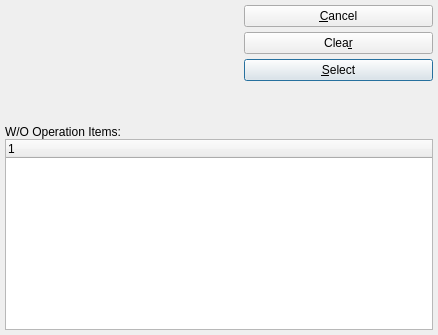
<?xml version="1.0" encoding="UTF-8"?>
<ui version="4.0">
 <comment>This file is part of the xtmfg Package for xTuple ERP,
and is Copyright (c) 1999-2017 by OpenMFG LLC, d/b/a xTuple.  It
is licensed to you under the xTuple End-User License Agreement (&quot;the
EULA&quot;), the full text of which is available at www.xtuple.com/EULA.
While the EULA gives you access to source code and encourages your
involvement in the development process, this Package is not free
software.  By using this software, you agree to be bound by the
terms of the EULA.</comment>
 <class>wooItemList</class>
 <widget class="QDialog" name="wooItemList">
  <property name="geometry">
   <rect>
    <x>0</x>
    <y>0</y>
    <width>438</width>
    <height>335</height>
   </rect>
  </property>
  <property name="windowTitle">
   <string>Routing Items</string>
  </property>
  <layout class="QVBoxLayout">
   <property name="spacing">
    <number>5</number>
   </property>
   <property name="margin">
    <number>5</number>
   </property>
   <item>
    <layout class="QHBoxLayout">
     <property name="spacing">
      <number>7</number>
     </property>
     <item>
      <layout class="QVBoxLayout">
       <property name="spacing">
        <number>0</number>
       </property>
       <item>
        <widget class="WoCluster" name="_item"/>
       </item>
       <item>
        <spacer>
         <property name="orientation">
          <enum>Qt::Vertical</enum>
         </property>
         <property name="sizeType">
          <enum>QSizePolicy::Expanding</enum>
         </property>
         <property name="sizeHint" stdset="0">
          <size>
           <width>20</width>
           <height>16</height>
          </size>
         </property>
        </spacer>
       </item>
      </layout>
     </item>
     <item>
      <layout class="QHBoxLayout">
       <property name="spacing">
        <number>0</number>
       </property>
       <item>
        <spacer>
         <property name="orientation">
          <enum>Qt::Vertical</enum>
         </property>
         <property name="sizeType">
          <enum>QSizePolicy::Expanding</enum>
         </property>
         <property name="sizeHint" stdset="0">
          <size>
           <width>21</width>
           <height>20</height>
          </size>
         </property>
        </spacer>
       </item>
       <item>
        <layout class="QVBoxLayout">
         <property name="spacing">
          <number>5</number>
         </property>
         <item>
          <widget class="QPushButton" name="_close">
           <property name="text">
            <string>&amp;Cancel</string>
           </property>
          </widget>
         </item>
         <item>
          <widget class="QPushButton" name="_clear">
           <property name="text">
            <string>Clea&amp;r</string>
           </property>
          </widget>
         </item>
         <item>
          <widget class="QPushButton" name="_select">
           <property name="text">
            <string>&amp;Select</string>
           </property>
           <property name="default">
            <bool>true</bool>
           </property>
          </widget>
         </item>
         <item>
          <spacer name="verticalSpacer">
           <property name="orientation">
            <enum>Qt::Vertical</enum>
           </property>
           <property name="sizeHint" stdset="0">
            <size>
             <width>20</width>
             <height>40</height>
            </size>
           </property>
          </spacer>
         </item>
        </layout>
       </item>
      </layout>
     </item>
    </layout>
   </item>
   <item>
    <layout class="QVBoxLayout">
     <property name="spacing">
      <number>0</number>
     </property>
     <item>
      <widget class="QLabel" name="_wooItemsLit">
       <property name="text">
        <string>W/O Operation Items:</string>
       </property>
      </widget>
     </item>
     <item>
      <widget class="XTreeWidget" name="_wooitem"/>
     </item>
    </layout>
   </item>
  </layout>
 </widget>
 <layoutdefault spacing="5" margin="5"/>
 <pixmapfunction>qPixmapFromMimeSource</pixmapfunction>
 <customwidgets>
  <customwidget>
   <class>WoCluster</class>
   <extends>QWidget</extends>
   <header>wocluster.h</header>
  </customwidget>
  <customwidget>
   <class>XTreeWidget</class>
   <extends>QTreeWidget</extends>
   <header>xtreewidget.h</header>
   <container>1</container>
  </customwidget>
 </customwidgets>
 <tabstops>
  <tabstop>_wooitem</tabstop>
  <tabstop>_select</tabstop>
  <tabstop>_clear</tabstop>
  <tabstop>_close</tabstop>
 </tabstops>
 <includes>
  <include location="global">parameter.h</include>
 </includes>
 <resources/>
 <connections>
  <connection>
   <sender>_wooitem</sender>
   <signal>itemSelected(int)</signal>
   <receiver>_select</receiver>
   <slot>animateClick()</slot>
   <hints>
    <hint type="sourcelabel">
     <x>20</x>
     <y>20</y>
    </hint>
    <hint type="destinationlabel">
     <x>20</x>
     <y>20</y>
    </hint>
   </hints>
  </connection>
 </connections>
</ui>
